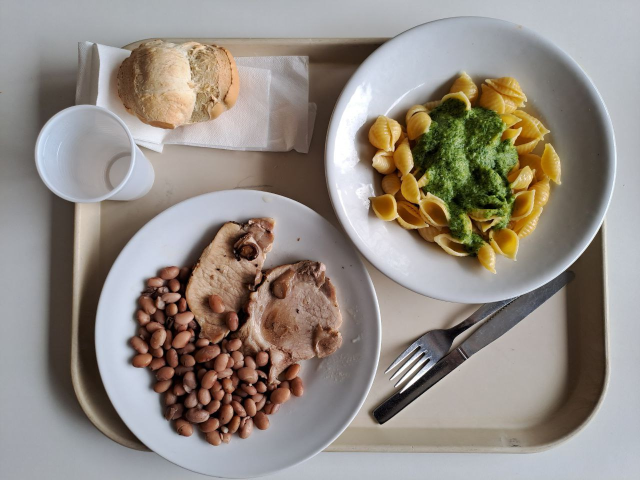
//> input picture Group42_SummerProject/input/Food_leftover_dataset/tray1/food_image.jpg, 1280 x 960 px (shown at 1/2 size)
$ ./test01 ../Group42_SummerProject/input/Food_leftover_dataset/tray1/food_image.jpg   (built with g++ and OpenCV 4)
//> lines starting //> are read from the running program, lines starting //| are printed output that depends on the picture
#include <opencv2/opencv.hpp>
#include <cmath>
using namespace cv;

Mat src, src_gray, enhancedImage, detected_edges, detected_lines, help_img;
const char* window_src = "src";
const char* window_enhanced = "enhanced";
const char* window_canny = "canny";
const char* window_lines = "lines";


int ratio = 3;
int kernel_size = 3;
int kernel_help = 3;
int lowThreshold = 0;
const int max_lowThreshold = 1000;
int den = 51; // to set
int hough_parameter = 100; // to set


Mat enhance(Mat src){
    // Apply logarithmic transformation
    cv::Mat enhancedImage;
    Mat help = src.clone();
    help.convertTo(enhancedImage, CV_32F); // Convert image to floating-point for logarithmic calculation

    float c = 255.0 / log(1 + 255); // Scaling constant for contrast adjustment
    cv::log(enhancedImage + 1, enhancedImage); // Apply logarithmic transformation
    enhancedImage = enhancedImage * c; // Apply contrast adjustment

    enhancedImage.convertTo(enhancedImage, CV_8U); // Convert back to 8-bit unsigned integer
    return enhancedImage;
}

static void CannyThreshold(int, void*) {
    // Checks that kernel size is always odd
    if( ((kernel_help % 2) == 1) and (kernel_help >= 3) ) kernel_size = kernel_help;

    // blur and canny the image
    detected_edges = enhance(src_gray);
    blur( detected_edges, detected_edges, Size(5,5) );

    Canny( detected_edges, detected_edges, lowThreshold, lowThreshold*ratio, kernel_size );

    // Standard Hough Line Transform
    std::vector<Vec2f> lines; // will hold the results of the detection
    HoughLines( detected_edges, lines, 1, CV_PI/den, hough_parameter, 0, 0 ); // runs the actual detection

    // Find the points of the lines
    //Point points[4];
    detected_lines = help_img.clone();

    std::cout << detected_lines.rows << std::endl;

    for( size_t i = 0; i < lines.size(); i++ ) {
        float rho = lines[i][0], theta = lines[i][1];
        std::cout<<"theta: "<<theta<<std::endl;
        Point pt1, pt2;
        double a = cos(theta), b = sin(theta);
        double x0 = a*rho, y0 = b*rho;
        if((theta < 0.2 && theta > -0.2) || (theta > 1.47 && theta < 1.67)) {
            pt1.x = cvRound(x0 + 1000*(-b));
            pt1.y = cvRound(y0 + 1000*(a));
            pt2.x = cvRound(x0 - 1000*(-b));
            pt2.y = cvRound(y0 - 1000*(a));
            line( detected_lines, pt1, pt2, Scalar(0,0,255), 3, LINE_AA);

        }
    }
  imshow( window_canny, detected_edges);
  imshow( window_lines, detected_lines);
}


int main( int argc, char** argv )
{
    // Read the input image
    Mat src = cv::imread(argv[1], IMREAD_COLOR);
//> src is the input picture: 960 rows x 1280 cols, CV_8UC3; mean B, G, R 131.3, 139.1, 147.3
    cvtColor( src, src_gray, COLOR_BGR2GRAY );
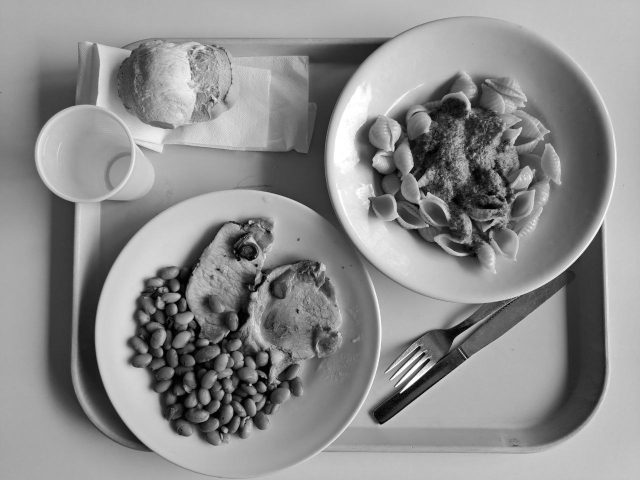
//> src_gray: 960 rows x 1280 cols, CV_8UC1 (shown at 1/2 size); min 0, max 255, mean 140.7
    detected_lines = src.clone();
    help_img = src.clone();
    std::cout << src.rows << std::endl;
//| 960
    std::cout << detected_lines.rows << std::endl;
//| 960
    namedWindow( window_src, WINDOW_AUTOSIZE );
    namedWindow( window_canny, WINDOW_AUTOSIZE );
    namedWindow( window_lines, WINDOW_AUTOSIZE );
    enhancedImage = enhance(src);
//> in enhance, `enhancedImage = enhancedImage * c;`:
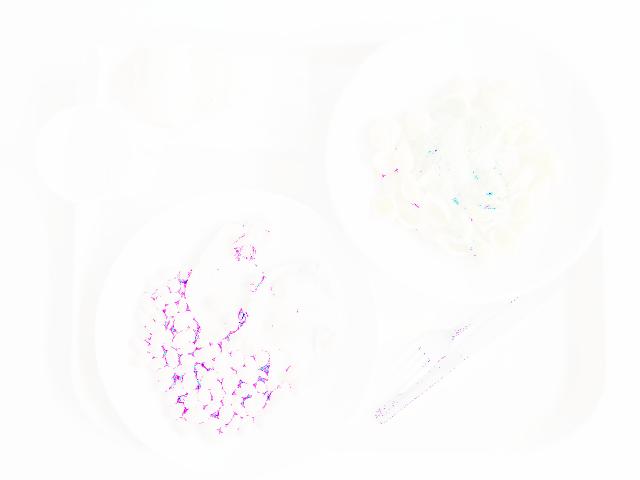
//> enhancedImage: 960 rows x 1280 cols, CV_32FC3 (shown at 1/2 size); mean B, G, R 212.6, 210.3, 223.7; drawn with min black and max white
//> in enhance, `enhancedImage.convertTo(enhancedImage, CV_8U);`:
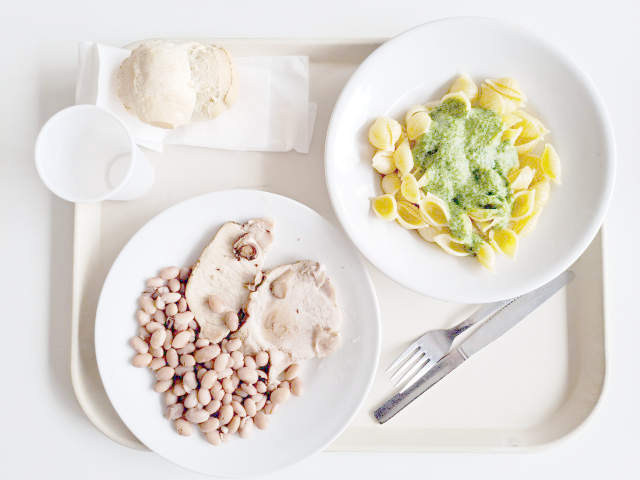
//> enhancedImage: 960 rows x 1280 cols, CV_8UC3 (shown at 1/2 size); mean B, G, R 212.6, 220.5, 225.4

    createTrackbar( "Min Threshold:", window_src, &lowThreshold, max_lowThreshold, CannyThreshold );
    createTrackbar( "Ratio:", window_src, &ratio, 6,  CannyThreshold );
    createTrackbar( "Kernel size:", window_src, &kernel_help, 7, CannyThreshold);
    createTrackbar( "hough_parameter:", window_src, &hough_parameter, 7000, CannyThreshold);
    setTrackbarMin( "Ratio:", window_src, 1);
    setTrackbarMin( "Kernel size:", window_src, 3);
    // Display the original and enhanced images
    cv::imshow(window_src, src);
    cv::imshow(window_enhanced, enhancedImage);
    cv::waitKey(0);
//> in enhance (call 2), `enhancedImage = enhancedImage * c;`:
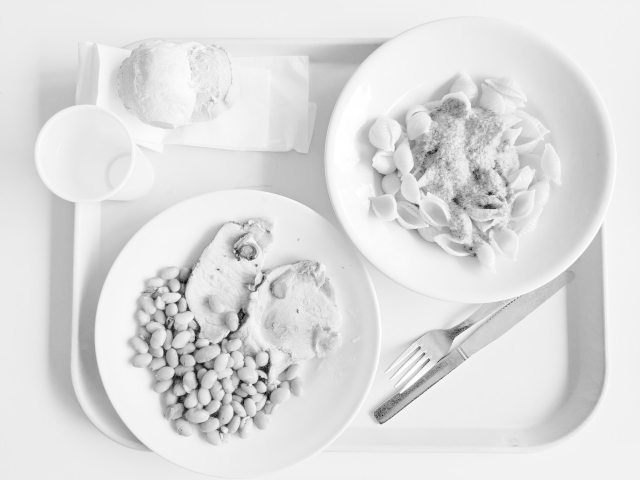
//> enhancedImage: 960 rows x 1280 cols, CV_32FC1 (shown at 1/2 size); min 0, max 255, mean 222.3
//> in CannyThreshold, `Canny( detected_edges, detected_edges, lowThreshold, lowThreshold*rati..`:
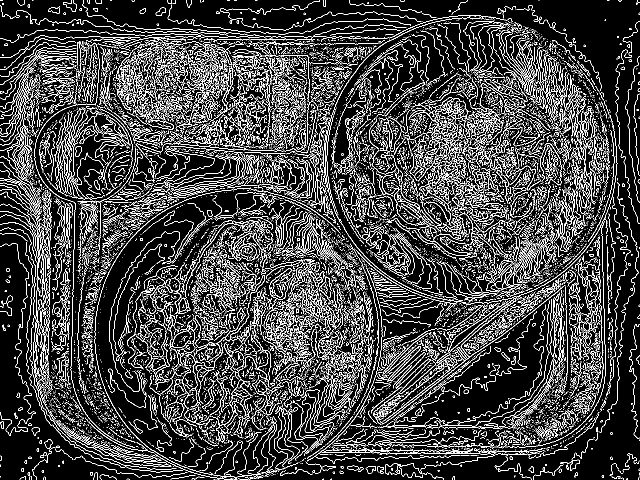
//> detected_edges: 960 rows x 1280 cols, CV_8UC1 (shown at 1/2 size); 15.4% white in thin lines or dots
//> in CannyThreshold, `HoughLines( detected_edges, lines, 1, CV_PI/den, hough_parameter, 0, 0..`: lines = 7603 lines (rho, theta), first 12: [289, 1.6], [14, 2.09], [254, 1.66], [284, 1.6], [247, 1.66], [51, 2.03], [145, 1.85], [145, 1.72], [175, 1.66], [715, 1.05], [421, 1.48], [258, 1.66]
//| 960
//> the loop in CannyThreshold, `for( size_t i = 0; i < lines.size(); i++ )` made 7603 passes
//> (rho, theta, a, b, x0, y0) on passes 1 to 3: (289, 1.6, -0.0308, 1, -8.9, 288.9), (14, 2.09, -0.5, 0.866, -7, 12.12), (254, 1.66, -0.0923, 0.996, -23.44, 252.9)
//| theta: 1.6016
//| theta: 2.0944
//| theta: 1.6632
//| theta: 1.6016
//| theta: 1.6632
//| theta: 2.0328
//| theta: 1.848
//| theta: 1.7248
//> (output is shown up to pass 8 of 7603)
//> after the loop in CannyThreshold, `for( size_t i = 0; i < lines.size(); i++ )`:
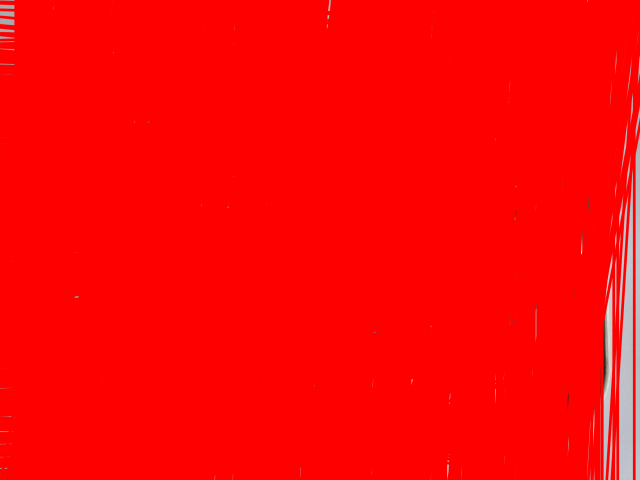
//> detected_lines: 960 rows x 1280 cols, CV_8UC3 (shown at 1/2 size); mean B, G, R 4.5, 4.3, 253.4

    return 0;
}


//------------------------------------------

$ run again, on Group42_SummerProject/input/Food_leftover_dataset/tray1/leftover2.jpg
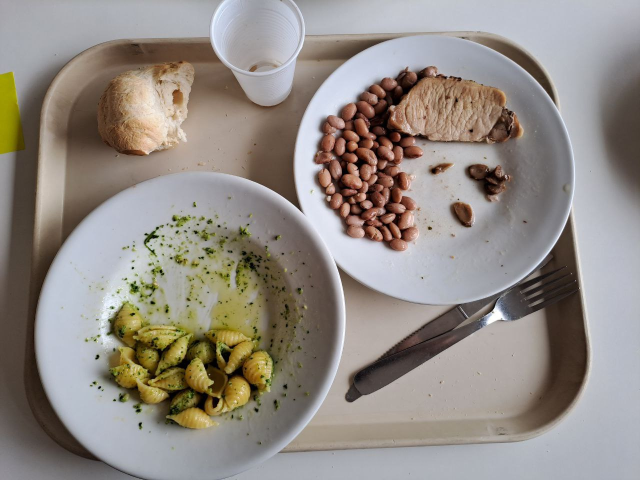
//> input picture Group42_SummerProject/input/Food_leftover_dataset/tray1/leftover2.jpg, 1280 x 960 px (shown at 1/2 size)
//> src is the input picture: 960 rows x 1280 cols, CV_8UC3; mean B, G, R 132.6, 139.4, 146.6
//| 960
//| 960
//> in CannyThreshold, `Canny( detected_edges, detected_edges, lowThreshold, lowThreshold*rati..`:
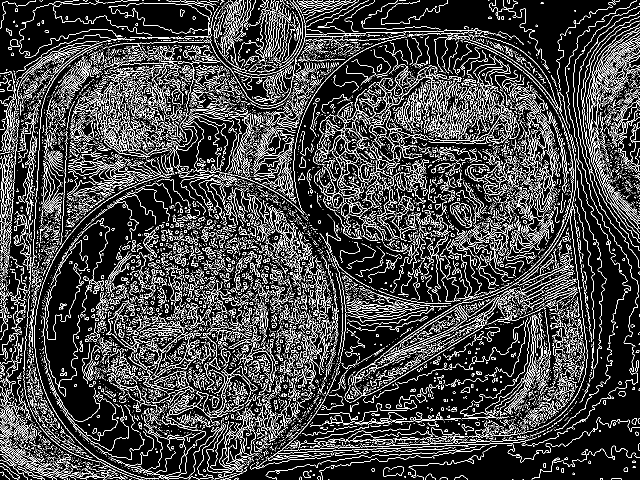
//> detected_edges: 960 rows x 1280 cols, CV_8UC1 (shown at 1/2 size); 15.3% white in thin lines or dots
//> lines = 7789 lines (rho, theta), first 12: [760, 0.99], [635, 1.11], [961, 1.17], [737, 0.92], [754, 0.99], [211, 1.6], [818, 0.92], [719, 1.05], [737, 1.11], [778, 0.99], [767, 1.05], [733, 1.05]
//| 960
//> the loop in CannyThreshold, `for( size_t i = 0; i < lines.size(); i++ )` made 7789 passes
//> (rho, theta, a, b, x0, y0) on passes 1 to 3: (760, 0.986, 0.552, 0.834, 419.8, 633.5), (635, 1.11, 0.446, 0.895, 283, 568.4), (961, 1.17, 0.39, 0.921, 374.6, 885)
//> (printed output is left out)
//> after the loop in CannyThreshold, `for( size_t i = 0; i < lines.size(); i++ )`:
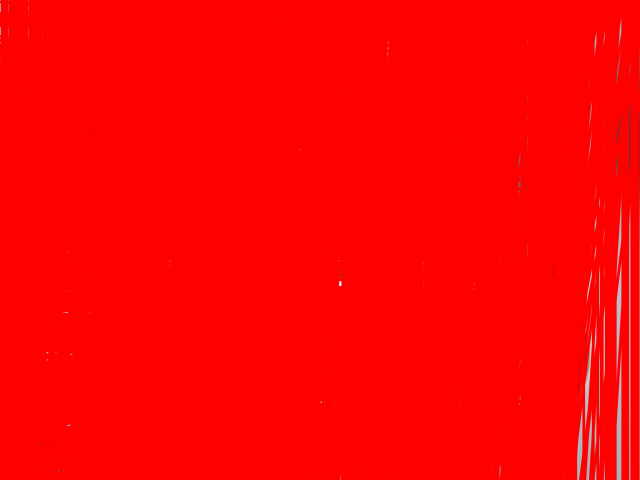
//> detected_lines: 960 rows x 1280 cols, CV_8UC3 (shown at 1/2 size); mean B, G, R 1.7, 1.6, 254.2

$ run again, on Group42_SummerProject/input/Food_leftover_dataset/tray1/leftover3.jpg
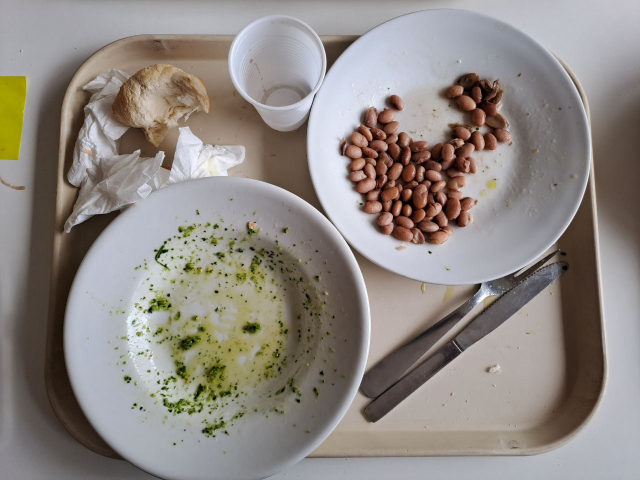
//> input picture Group42_SummerProject/input/Food_leftover_dataset/tray1/leftover3.jpg, 1280 x 960 px (shown at 1/2 size)
//> src is the input picture: 960 rows x 1280 cols, CV_8UC3; mean B, G, R 131.4, 136.5, 143.3
//| 960
//| 960
//> in CannyThreshold, `Canny( detected_edges, detected_edges, lowThreshold, lowThreshold*rati..`:
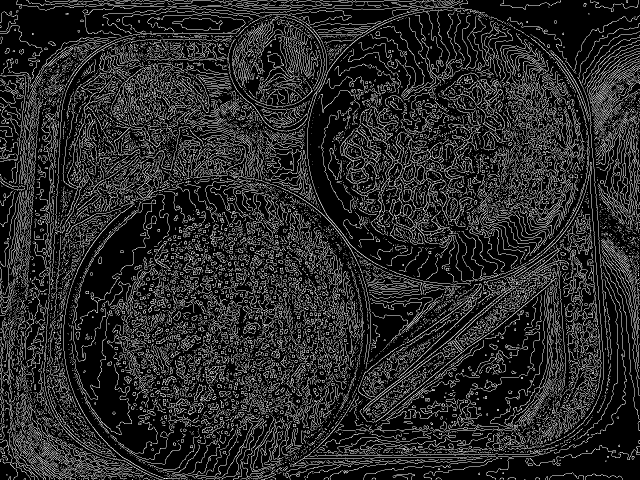
//> detected_edges: 960 rows x 1280 cols, CV_8UC1 (shown at 1/2 size); 15.9% white in thin lines or dots
//> lines = 7972 lines (rho, theta), first 12: [817, 0.99], [755, 1.05], [847, 0.99], [773, 0.92], [821, 0.99], [807, 0.99], [836, 0.99], [768, 0.99], [743, 1.05], [160, 1.6], [783, 1.05], [811, 1.05]
//| 960
//> the loop in CannyThreshold, `for( size_t i = 0; i < lines.size(); i++ )` made 7972 passes
//> (rho, theta, a, b, x0, y0) on passes 1 to 3: (817, 0.986, 0.552, 0.834, 451.3, 681.1), (755, 1.05, 0.5, 0.866, 377.5, 653.8), (847, 0.986, 0.552, 0.834, 467.9, 706.1)
//> (printed output is left out)
//> after the loop in CannyThreshold, `for( size_t i = 0; i < lines.size(); i++ )`:
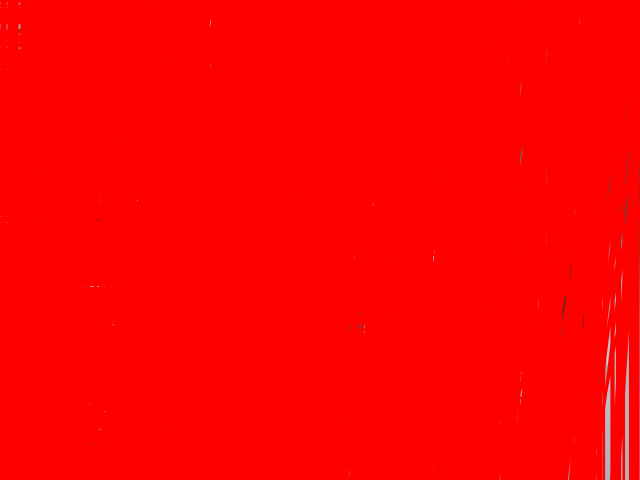
//> detected_lines: 960 rows x 1280 cols, CV_8UC3 (shown at 1/2 size); mean B, G, R 0.9, 0.9, 254.5
